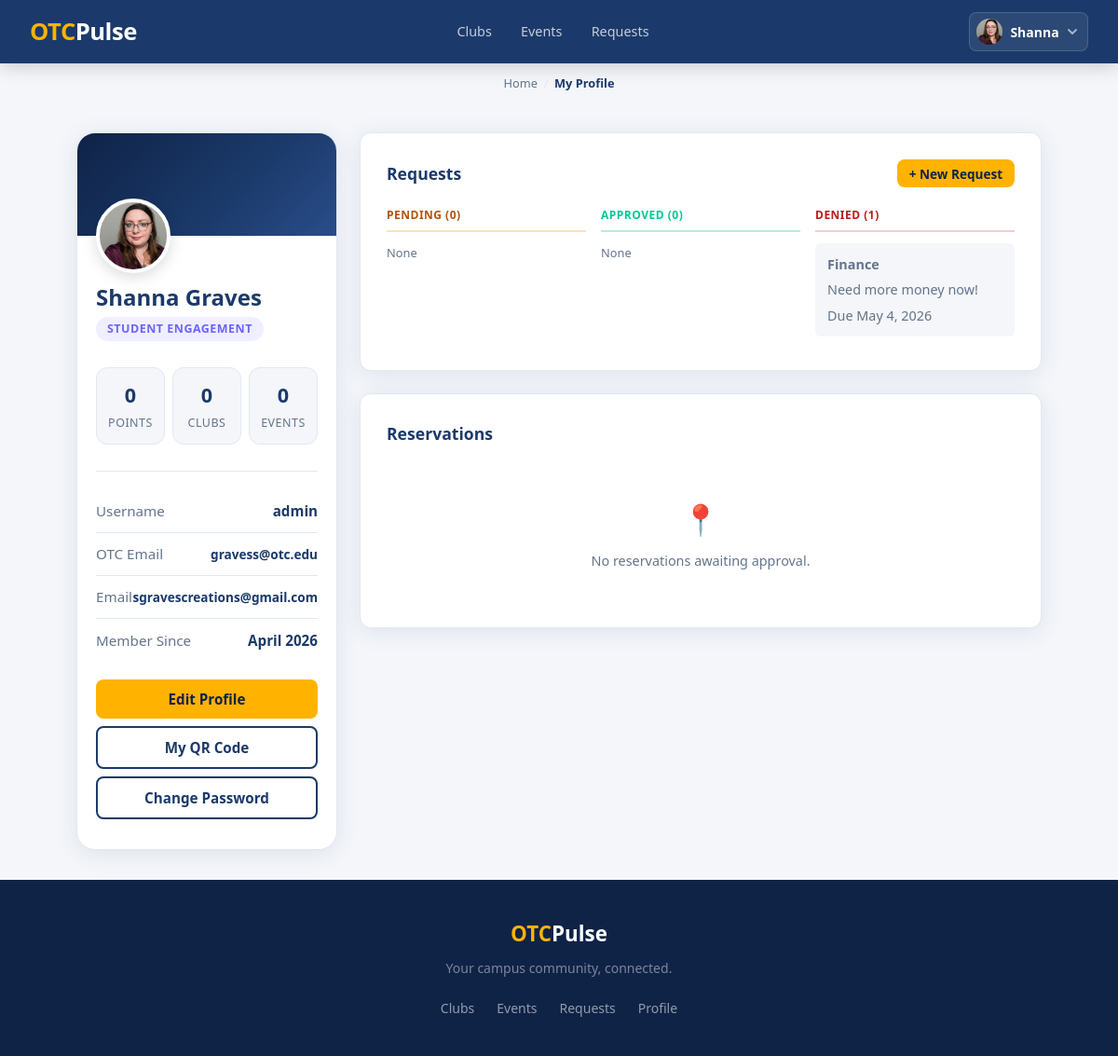
Page /account/profile/ (signed in) on the earlier database version.
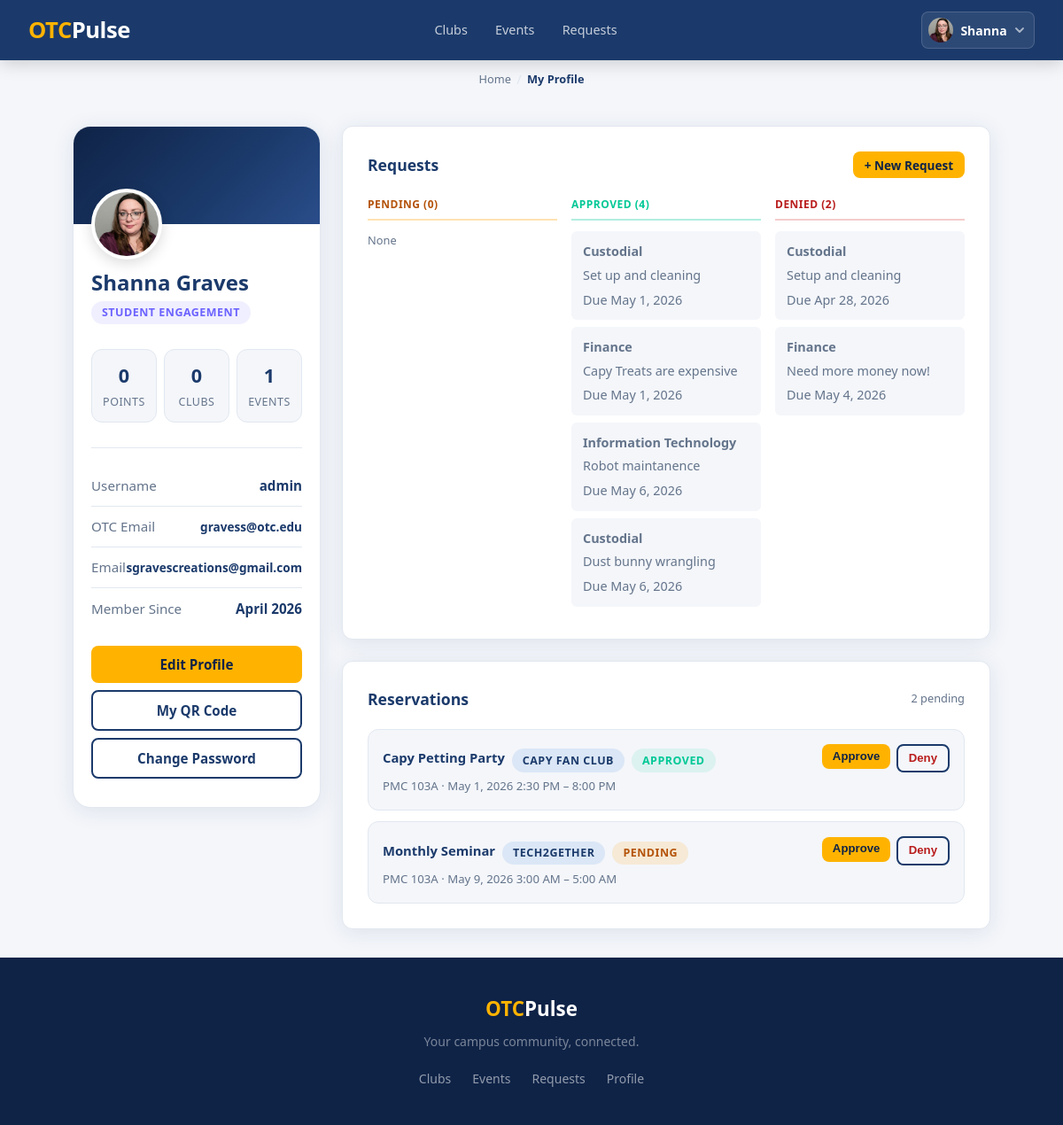
Same page on the later database version.
### account/models.py (models this page shows, shortened)
class Profile(models.Model):
    user = models.OneToOneField(
        settings.AUTH_USER_MODEL,
        on_delete=models.CASCADE
    )
    otc_email = models.EmailField(
        unique=True,
        validators=[validate_otc_email]
    )
    points = models.IntegerField(default=0)
    @property
    def events_attended_count(self):
        from clubhouse.models import Attendance  # local import, avoids circular import
        return Attendance.objects.filter(user=self.user).count()
    class Role(models.TextChoices):
        ADMIN = 'ADMIN','Student Engagement'
        ADVISOR = 'ADVISOR','Faculty Advisor'
        LEAD = 'LEAD','Club Officer'
        STUDENT = 'STUDENT','Student'
    role = models.CharField(
        max_length=10,
        choices=Role.choices,
        default=Role.STUDENT,
    )
    image = models.ImageField(upload_to='profile_images/', null=True, blank=True)
    checkin_token = models.UUIDField(default=uuid.uuid4, unique=True, editable=False)
    short_code = models.CharField(max_length=8, unique=True, blank=True)

### bulletin_board/models.py (models this page shows)
class Request(models.Model):
    club = models.ForeignKey(
        Club,
        on_delete=models.CASCADE,
        related_name='requests'
    )
    event = models.ForeignKey(
        'clubhouse.Event',
        null=True, blank=True,
        on_delete=models.CASCADE,
        related_name='approval_requests'
    )
    class Type(models.TextChoices):
        IT = 'IT','Information Technology'
        MONEY = 'FINANCE', 'Finance'
        CLEAN = 'CUSTODIAL','Custodial'
        SAFE = 'SECURITY','Security and Safety'
        EVENT = 'EVENT', 'Event Approval'
        OTHER = 'OTHER', 'See notes'
    type = models.CharField(max_length=10, choices=Type.choices)
    notes = models.TextField()
    complete = models.BooleanField(default=False)
    created = models.DateTimeField(auto_now_add=True)
    updated = models.DateTimeField(auto_now=True)
    due_date = models.DateTimeField(default=timezone.now)
    class Approval(models.TextChoices):
        DENIED = 'X','Denied'
        APPROVED = 'O','Approved'
        PENDING = '-','Pending'
    approval_status = models.CharField(max_length=1,choices=Approval.choices, default=Approval.PENDING)

class Reservation(models.Model):
    club = models.ForeignKey(
        Club,
        on_delete=models.CASCADE,
        related_name='reservations'
    )
    location = models.ForeignKey(
        Location,
        on_delete=models.PROTECT,
        related_name='reservations'
    )
    start_time = models.DateTimeField()
    end_time = models.DateTimeField()
    event = models.ForeignKey(
        Event,
        on_delete=models.CASCADE,
        related_name='reservations'
    )
    approved = models.BooleanField(default=False)
    created = models.DateTimeField(auto_now_add=True)
    updated = models.DateTimeField(auto_now=True)

### clubhouse/models.py (models this page shows, shortened)
class Event(models.Model):
    class Status(models.TextChoices):
        DRAFT = 'DRAFT', 'Draft'
        SUBMITTED = 'SUBMITTED', 'Submitted'
        APPROVED = 'APPROVED', 'Approved'
        PUBLISHED = 'PUBLISHED', 'Published'
    title = models.CharField(max_length=50)
    status = models.CharField(max_length=10, choices=Status.choices, default=Status.DRAFT)
    start_time = models.DateTimeField()
    end_time = models.DateTimeField()
    club = models.ForeignKey(
        Club,
        related_name='events',
        on_delete=models.CASCADE,
    )
    location = models.ForeignKey(
        Location,
        related_name='events',
        on_delete=models.SET_NULL,
        null=True,
        blank=True,
    )
    token = models.UUIDField(default=uuid.uuid4, unique=True, editable=False)
    point_value=models.IntegerField(default=10)

class Club(models.Model):
    name = models.CharField(max_length=50)
    advisors = models.ManyToManyField(
        Profile,
        related_name='faculty_advisor',
        blank=True,
    )
    officers = models.ManyToManyField(
        Profile,
        related_name='club_officer',
        blank=True,
    )
    description = models.TextField()
    members = models.ManyToManyField(
        Profile,
        related_name ='club_member',
        blank=True,
    )
    slug = models.SlugField(max_length=60, unique=True, blank=True)
    emoji = models.CharField(max_length=10, blank=True, default='🏛️')
    image = models.ImageField(upload_to='club_images/', null=True, blank=True)
    officer_applicants = models.ManyToManyField(
        Profile,
        related_name='officer_applications',
        blank=True,
    )
    approved = models.BooleanField(default=False)
    denied = models.BooleanField(default=False)
    pending_advisor_name = models.CharField(max_length=100, blank=True, default='')
    pending_advisor_email = models.EmailField(blank=True, default='')

class Location(models.Model):
    class Building(models.TextChoices):
        ICW = 'ICW','Information Commons West'
        IC = 'IC','Information Commons'
        ICE = 'ICE','Information Commons East'
        ITTC = 'ITTC','Industry and Transportation Technology Center'
        PMC = 'PMC', 'Plaster Manufacturing System'
        LNC = 'LNC', 'Linconln Hall'
        GRAFF = 'GRAFF', 'Graff Hall'
    building = models.CharField(max_length=5, choices=Building.choices)
    room_num= models.CharField(max_length=5)
    room_name= models.CharField(max_length=50, null=True, blank=True)

### account/views.py (the view)
# urls.py: path('profile/', views.profile, name='profile'),
@login_required
def profile(request):
    profile = request.user.profile
    if profile.role == profile.Role.ADMIN:
        base_requests = Request.objects.all()
    else:
        clubs = profile.club_officer.all() | profile.faculty_advisor.all()
        base_requests = Request.objects.filter(club__in=clubs)
    club_requests = {
        'pending': base_requests.filter(approval_status='-').order_by('due_date'),
        'approved': base_requests.filter(approval_status='O').order_by('due_date'),
        'denied': base_requests.filter(approval_status='X').order_by('due_date'),
    }
    club_count = (
        profile.club_member.all() | profile.faculty_advisor.all()
    ).distinct().count()
    reservations = (
        Reservation.objects.select_related('event', 'club', 'location').order_by('event__start_time')
        if profile.role == profile.Role.ADMIN
        else None
    )
    return render(request, 'account/profile.html', {
        'profile': profile,
        'club_requests': club_requests,
        'reservations': reservations,
        'is_admin': profile.role == profile.Role.ADMIN,
        'club_count': club_count,
    })

### account/templates/account/profile.html (shortened to what the changed rows need)
{% extends 'base.html' %}
{% block content %}
<div class="profile-layout">
    <aside class="profile-sidebar-col">
        <div class="profile-card">
            <div class="profile-body">
                {% if profile.image %}
                    <img class="profile-avatar profile-avatar-img" src="{{ profile.image.url }}" alt="{{ user.username }}">
                {% else %}
                    <div class="profile-avatar">
                        {{ user.first_name|first|upper }}{{ user.last_name|first|upper }}
                    </div>
                {% endif %}
                <p class="profile-name">{{ user.get_full_name|default:user.username }}</p>
                <span class="profile-role-badge">{{ profile.get_role_display }}</span>
                <div class="profile-stats">
                    <div class="profile-stat">
                        <div class="profile-stat-value">{{ profile.points }}</div>
                        <div class="profile-stat-label">Points</div>
                    </div>
                    <div class="profile-stat">
                    </div>
                    <div class="profile-stat">
                        <div class="profile-stat-value">{{ profile.events_attended_count }}</div>
                        <div class="profile-stat-label">Events</div>
                    </div>
                </div>
                <div class="profile-info">
                    <div class="info-row">
                    </div>
                    <div class="info-row">
                        <span class="label">OTC Email</span>
                        <span class="value" style="font-size:0.85rem;">{{ profile.otc_email }}</span>
                    </div>
                    <div class="info-row">
                    </div>
                    <div class="info-row">
                    </div>
                </div>
                <div class="profile-actions" style="flex-direction: column; gap: 0.5rem; margin-top: 1.25rem;">
                    <a href="{% url 'account:edit_profile' %}" class="btn btn-primary" style="width:100%;text-align:center;">Edit Profile</a>
                    <a href="{% url 'account:my_qr' %}" class="btn btn-secondary" style="width:100%;text-align:center;">My QR Code</a>
                    <a href="{% url 'account:password_change' %}" class="btn btn-secondary" style="width:100%;text-align:center;">Change Password</a>
                </div>
            </div>
        </div>
    </aside>
    <div class="profile-main-col">
        <div class="card" style="margin-bottom: 1.5rem;">
            <div style="display:flex;align-items:center;justify-content:space-between;margin-bottom:1.25rem;flex-wrap:wrap;gap:0.5rem;">
                <h2 style="color:var(--navy);margin:0;font-size:1.1rem;">Requests</h2>
            </div>
            {% if club_requests.pending or club_requests.approved or club_requests.denied %}
            <div class="kanban-grid">
                <div class="kanban-col-pending">
                    <div class="kanban-col-header">Pending ({{ club_requests.pending|length }})</div>
                    {% for req in club_requests.pending %}
                        <div class="kanban-item">
                            <p class="kanban-item-type">{{ req.get_type_display }}</p>
                            <p class="kanban-item-notes">{{ req.notes }}</p>
                            <p class="kanban-item-due">Due {{ req.due_date|date:"M j, Y" }}</p>
                            {% if req.complete %}<span class="profile-role-badge" style="background:rgba(0,200,150,0.1);color:var(--teal);font-size:0.7rem;margin-top:0.3rem;display:inline-block;">Complete</span>{% endif %}
                            {% if is_admin %}
                            <div class="kanban-item-actions">
                                <form method="post" action="{% url 'bulletin_board:approve_request' req.pk %}">
                                    {% csrf_token %}
                                    <button type="submit" class="btn btn-primary" style="font-size:0.75rem;padding:0.25rem 0.6rem;">Approve</button>
                                </form>
                                <form method="post" action="{% url 'bulletin_board:deny_request' req.pk %}">
                                    {% csrf_token %}
                                    <button type="submit" class="btn btn-secondary" style="font-size:0.75rem;padding:0.25rem 0.6rem;color:#b91c1c;">Deny</button>
                                </form>
                            </div>
                            {% endif %}
                        </div>
                    {% empty %}
                        <p style="font-size:0.8rem;color:var(--text-muted);">None</p>
                    {% endfor %}
                </div>
                <div class="kanban-col-approved">
                    <div class="kanban-col-header">Approved ({{ club_requests.approved|length }})</div>
                    {% for req in club_requests.approved %}
                        <div class="kanban-item">
                            <p class="kanban-item-type">{{ req.get_type_display }}</p>
                            <p class="kanban-item-notes">{{ req.notes }}</p>
                            <p class="kanban-item-due">Due {{ req.due_date|date:"M j, Y" }}</p>
                        </div>
                    {% empty %}
                        <p style="font-size:0.8rem;color:var(--text-muted);">None</p>
                    {% endfor %}
                </div>
                <div class="kanban-col-denied">
                    <div class="kanban-col-header">Denied ({{ club_requests.denied|length }})</div>
                    {% for req in club_requests.denied %}
                        <div class="kanban-item">
                            <p class="kanban-item-type">{{ req.get_type_display }}</p>
                            <p class="kanban-item-notes">{{ req.notes }}</p>
                            <p class="kanban-item-due">Due {{ req.due_date|date:"M j, Y" }}</p>
                        </div>
                    {% empty %}
                        <p style="font-size:0.8rem;color:var(--text-muted);">None</p>
                    {% endfor %}
                </div>
            </div>
            {% endif %}
        </div>
        {% if is_admin and reservations is not None %}
        <div class="card">
            <div style="display:flex;align-items:center;justify-content:space-between;margin-bottom:1.25rem;flex-wrap:wrap;gap:0.5rem;">
                <h2 style="color:var(--navy);margin:0;font-size:1.1rem;">Reservations</h2>
                {% if reservations %}
                    <span style="font-size:0.8rem;color:var(--text-muted);">{{ reservations|length }} pending</span>
                {% endif %}
            </div>
            {% if reservations %}
                <div style="display:flex;flex-direction:column;gap:0.75rem;">
                    {% for res in reservations %}
                        <div style="background:var(--bg);border-radius:var(--radius);padding:1rem;border:1px solid var(--border);">
                            <div style="display:flex;align-items:flex-start;justify-content:space-between;gap:1rem;flex-wrap:wrap;">
                                <div>
                                    <div style="display:flex;align-items:center;gap:0.5rem;flex-wrap:wrap;margin-bottom:0.35rem;">
                                        <span style="font-weight:700;color:var(--navy);font-size:0.925rem;">{{ res.event.title }}</span>
                                        <span class="profile-role-badge" style="background:rgba(0,100,200,0.1);color:var(--navy);">{{ res.club.name }}</span>
                                        {% if res.approved %}
                                            <span class="profile-role-badge" style="background:rgba(0,200,150,0.1);color:var(--teal);">Approved</span>
                                        {% else %}
                                            <span class="profile-role-badge" style="background:rgba(255,160,0,0.15);color:#b45309;">Pending</span>
                                        {% endif %}
                                    </div>
                                    <p class="event-meta" style="font-size:0.825rem;">
                                        {{ res.location.building }} {{ res.location.room_num }}
                                        · {{ res.start_time|date:"M j, Y g:i A" }} – {{ res.end_time|date:"g:i A" }}
                                    </p>
                                </div>
                                <div style="display:flex;gap:0.4rem;flex-shrink:0;">
                                    <form method="post" action="{% url 'bulletin_board:approve_reservation' res.pk %}">
                                        <button type="submit" class="btn btn-primary" style="font-size:0.825rem;padding:0.3rem 0.75rem;">Approve</button>
                                    </form>
                                    <form method="post" action="{% url 'bulletin_board:deny_reservation' res.pk %}">
                                        <button type="submit" class="btn btn-secondary" style="font-size:0.825rem;padding:0.3rem 0.75rem;color:#b91c1c;">Deny</button>
                                    </form>
                                </div>
                            </div>
                        </div>
                    {% endfor %}
                </div>
            {% else %}
                <div style="text-align:center;padding:2rem 0;color:var(--text-muted);">
                    <div style="font-size:2rem;margin-bottom:0.5rem;">📍</div>
                    <p>No reservations awaiting approval.</p>
                </div>
            {% endif %}
        </div>
        {% endif %}
    </div>
</div>
{% endblock %}

Differences in the rows shown:
computed for Profile "gravess@otc.edu": events_attended_count "0" → "1"
added Request: type "Custodial", notes "Set up and cleaning", due_date "May 1, 2026", shown under "Requests"
added Request: type "Finance", notes "Capy Treats are expensive", due_date "May 1, 2026", shown under "Requests"
added Request: type "Information Technology", notes "Robot maintanence", due_date "May 6, 2026", shown under "Requests"
added Request: type "Custodial", notes "Dust bunny wrangling", due_date "May 6, 2026", shown under "Requests"
added Request: type "Custodial", notes "Setup and cleaning", due_date "Apr 28, 2026"
added Reservation: event "Capy Petting Party", club.name "CAPY FAN CLUB", approved "APPROVED", location.building "PMC", location.room_num "103A", start_time "May 1, 2026 2:30 PM", end_time "8:00 PM"
added Reservation: event "Monthly Seminar", club.name "TECH2GETHER", approved "PENDING", location.building "PMC", location.room_num "103A", start_time "May 9, 2026 3:00 AM", end_time "5:00 AM"
Other differences:
{{ club_requests.approved|length }}: "0" → "4"
{{ club_requests.denied|length }}: "1" → "2"
{{ reservations|length }}: (not shown) → "2"
text no longer shown: "None 📍 No reservations awaiting approval."
text now shown: "pending"
